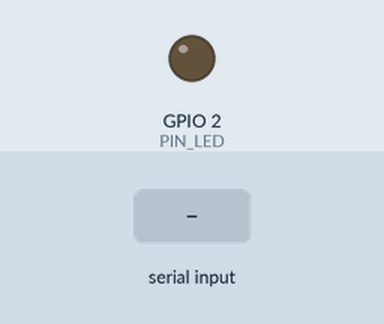
Recording of a sketch running on a simulated ESP32-C6. Shown: output pins drawn as LEDs (lit = HIGH). The inputs (shaded band) are chosen by the test bench. What the sketch prints to the serial monitor is not drawn.

Above: at 1.2 s.
1.3 s: "1" received over the second serial link
At 1.6 s:
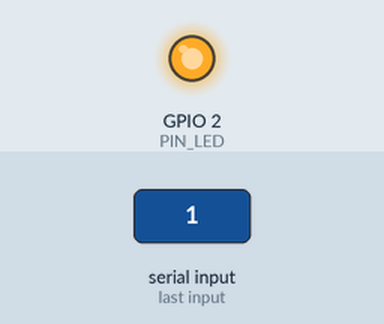
2.8 s: "0" received over the second serial link
At 4.0 s:
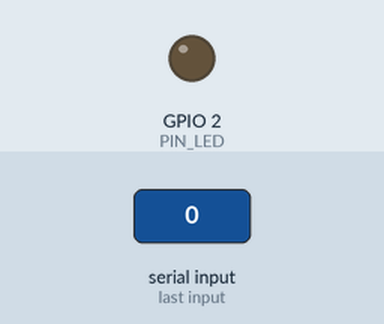
4.3 s: "2" received over the second serial link
At 5.1 s:
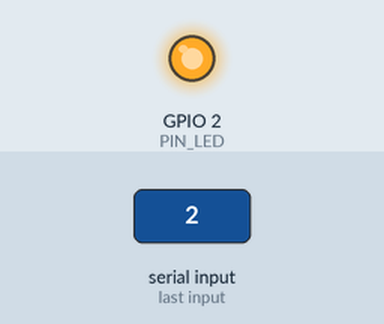
Timing chart, 0 to 7.3 s (numbered marks = the images above; inputs shaded):
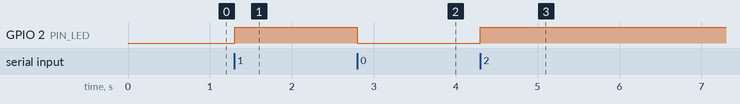

The sketch:

base_gps_esp32.ino
```cpp
// =============================================================================
//  SmartMine FMS — BASE GPS RTK  (ESP32 estándar — PRUEBA)
//  Hardware: ESP32 estándar (WROOM / WROVER / DevKit v1)
//            *** NO es ESP32-C6 — pines y UARTs distintos ***
//
//  Función:
//    Lee correcciones RTCM3 del receptor GNSS base (Quectel LC29H-BS)
//    y las reenvía por USB-Serial al servidor Python.
//    El servidor las acumula, detecta el fin de cada corrección completa
//    y las envía al gateway Ethernet E90 → LoRa → repetidor → rovers.
//
//    Al INICIAR, si RESURVEY_ON_BOOT=1, ordena al receptor rehacer su
//    survey-in en la ubicación actual (borra la posición fijada en flash).
//    Sin esto, una base movida de sitio sigue transmitiendo su posición
//    vieja y los rovers descartan todas las correcciones.
//
//  Conexiones físicas:
//    TXD GPS base  →  GPIO26  (ESP32 RX1 ← recibe RTCM3 del receptor)
//    RXD GPS base  →  GPIO27  (ESP32 TX1 → comandos al receptor, OBLIGATORIO
//                              para la secuencia de re-survey y send_base_command.py)
//    USB           →  PC      (COM del servidor Python — datos binarios RTCM3 puros)
//    LED           →  GPIO2   (parpadeo de actividad)
//
//  CRÍTICO — Contaminación del canal serial:
//    El servidor lee el COM en modo binario puro. Cualquier texto impreso
//    por Serial (println/print) se mezcla con los bytes RTCM3 → basura al rover.
//    DEBUG_BASE 0 en producción. Solo activar con IDE abierto y servidor DESCONECTADO.
//
//  ⚠ ADVERTENCIA OPERATIVA — RESURVEY_ON_BOOT:
//    Abrir el puerto COM desde la PC (arrancar el servidor) RESETEA el ESP32
//    (línea DTR). Con RESURVEY_ON_BOOT=1 eso dispara un survey-in nuevo:
//    ~2-3 min sin correcciones válidas y la posición base se mueve unos
//    metros en cada arranque. Perfecto para instalar/mover la base;
//    para operación estable dejar RESURVEY_ON_BOOT en 0 y reflashear.
//
//  Librerías: ninguna adicional (solo Arduino ESP32 core)
//  Board:     "ESP32 Dev Module" — arduino-esp32 >= 2.0.0
// =============================================================================

// ── Debug ─────────────────────────────────────────────────────────────────────
// 0 = producción  → Serial lleva RTCM3 puro, nada de texto
// 1 = diagnóstico → Solo con Arduino IDE abierto, SERVIDOR DESCONECTADO
#define DEBUG_BASE  0

// ── Secuencia de re-survey al iniciar ────────────────────────────────────────
// 1 = al arrancar ordena survey-in nuevo (usar al instalar/mover la base)
// 0 = arranca pasivo, el receptor conserva su configuración (producción)
#define RESURVEY_ON_BOOT       0
#define RESURVEY_SAVE          1     // guardar el modo survey-in en flash del GPS
#define RESURVEY_RESTART_GPS   1     // reiniciar el receptor para aplicar ya
#define SURVEY_SECONDS       120     // duración del survey-in
#define SURVEY_ACC_M          30     // límite de precisión 3D aceptado (m)

// ── Pines ─────────────────────────────────────────────────────────────────────
#define PIN_RX_GPS   26    // TXD del GPS → ESP32 recibe RTCM3
#define PIN_TX_GPS   27    // RXD del GPS ← ESP32 envía comandos
#define PIN_LED       2    // LED interno DevKit (activo HIGH)

#define BAUD_GPS    115200
#define BAUD_USB    115200

// ── UART del GPS ──────────────────────────────────────────────────────────────
// UART1 con pines remapeados: GPIO26 RX / GPIO27 TX
HardwareSerial GPS_Serial(1);

// ── Contadores de monitoreo ───────────────────────────────────────────────────
unsigned long bytes_total   = 0;
unsigned long bytes_ventana = 0;
unsigned long t_ventana     = 0;
unsigned long t_ultimo_led  = 0;
bool          led_estado    = false;

// =============================================================================
//  Comandos PQTM al receptor (checksum NMEA calculado, nunca a mano)
// =============================================================================
void enviarComandoGPS(const char* cuerpo) {
  uint8_t cs = 0;
  for (const char* p = cuerpo; *p; p++) cs ^= (uint8_t)*p;

  char frase[96];
  snprintf(frase, sizeof(frase), "$%s*%02X\r\n", cuerpo, cs);
  GPS_Serial.print(frase);

#if DEBUG_BASE
  Serial.print(F("[CMD->GPS] "));
  Serial.print(frase);
#endif
}

void secuenciaResurvey() {
  // El LC29H tarda ~1 s en aceptar comandos tras energizarse
  delay(1200);

  // Modo 1 = survey-in (anula el modo fijo). ECEF en cero: solo los usa el modo 2.
  char cfg[64];
  snprintf(cfg, sizeof(cfg), "PQTMCFGSVIN,W,1,%d,%d,0,0,0",
           SURVEY_SECONDS, SURVEY_ACC_M);
  enviarComandoGPS(cfg);
  delay(300);

#if RESURVEY_SAVE
  enviarComandoGPS("PQTMSAVEPAR");   // persiste el modo en la flash del GPS
  delay(300);
#endif

#if RESURVEY_RESTART_GPS
  enviarComandoGPS("PQTMSRR");       // reinicio del receptor → survey arranca ya
#endif

  // Tres parpadeos largos = secuencia enviada
  for (int i = 0; i < 6; i++) { digitalWrite(PIN_LED, i % 2); delay(200); }
  digitalWrite(PIN_LED, LOW);
}

// =============================================================================
//  SETUP
// =============================================================================
void setup() {
  pinMode(PIN_LED, OUTPUT);
  digitalWrite(PIN_LED, LOW);

  // USB al servidor — en producción: RTCM3 binario puro (nada de texto)
  Serial.begin(BAUD_USB);

#if DEBUG_BASE
  delay(600);
  Serial.println();
  Serial.println(F("======================================================"));
  Serial.println(F("  SmartMine FMS — BASE GPS RTK (ESP32)  [DEBUG MODE]"));
  Serial.println(F("======================================================"));
  Serial.print(F("  GPS UART1  RX=GPIO")); Serial.print(PIN_RX_GPS);
  Serial.print(F("  TX=GPIO")); Serial.println(PIN_TX_GPS);
#if RESURVEY_ON_BOOT
  Serial.println(F("  RESURVEY_ON_BOOT=1: se ordenara survey-in nuevo"));
#endif
  Serial.println(F("  Desconecta el servidor antes de usar este modo."));
  Serial.println(F("======================================================"));
#endif

  GPS_Serial.setRxBufferSize(2048);  // Evita desbordamiento con burst RTCM3 de ~760 B
  GPS_Serial.begin(BAUD_GPS, SERIAL_8N1, PIN_RX_GPS, PIN_TX_GPS);

#if RESURVEY_ON_BOOT
  secuenciaResurvey();
#endif

  t_ventana    = millis();
  t_ultimo_led = millis();
}

// =============================================================================
//  LOOP
// =============================================================================
void loop() {
  unsigned long ahora = millis();

  // ── Comandos: USB → GPS (send_base_command.py, config del receptor) ───────
  // El servidor Python nunca escribe al COM, así que en producción esta vía
  // queda muda; solo transporta comandos cuando se configura a propósito.
  while (Serial.available()) {
    GPS_Serial.write(Serial.read());
  }

  // ── Reenvío RTCM3: GPS → USB (binario puro) ──────────────────────────────
  if (GPS_Serial.available()) {
    uint8_t buf[256];
    int n = GPS_Serial.readBytes(buf, min((int)GPS_Serial.available(), 256));
    if (n > 0) {
      Serial.write(buf, n);   // bytes RTCM3 puros → servidor
      bytes_total   += n;
      bytes_ventana += n;

      if (ahora - t_ultimo_led >= 50) {
        led_estado = !led_estado;
        digitalWrite(PIN_LED, led_estado);
        t_ultimo_led = ahora;
      }
    }
  }

  // ── Throughput cada segundo (solo en modo debug) ──────────────────────────
  if (ahora - t_ventana >= 1000) {
    unsigned long bps = bytes_ventana;
    bytes_ventana = 0;
    t_ventana     = ahora;

#if DEBUG_BASE
    Serial.print(F("[BASE] RTCM3: "));
    Serial.print(bps);
    Serial.print(F(" B/s | Total: "));
    Serial.print(bytes_total);
    Serial.println(F(" B"));
#else
    (void)bps;
#endif
  }
}
```

Measured:
- after the input at 1.3 s, GPIO 2 (PIN_LED): LOW → HIGH at once
- after the input at 2.8 s, GPIO 2 (PIN_LED): HIGH → LOW at once
- after the input at 4.3 s, GPIO 2 (PIN_LED): LOW → HIGH at once
